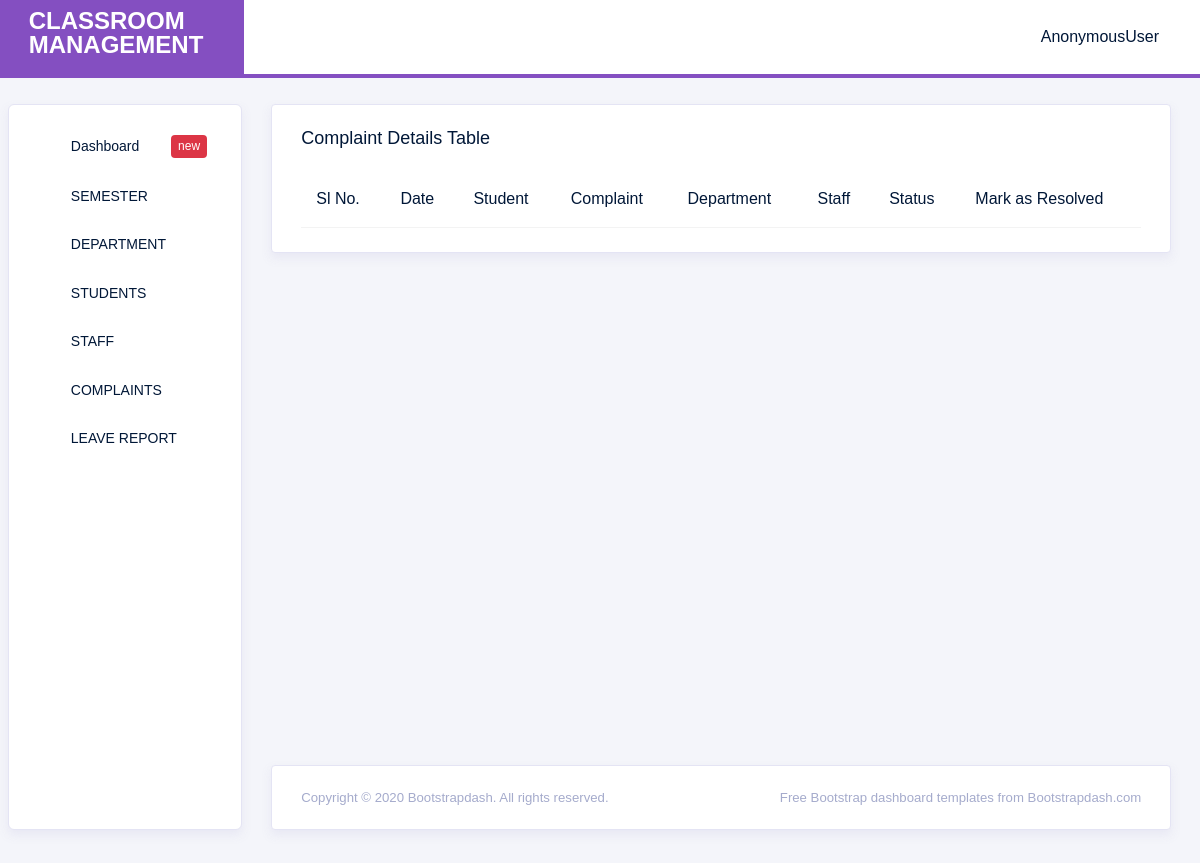
The app's page /complaint_view_for_admin, older data.
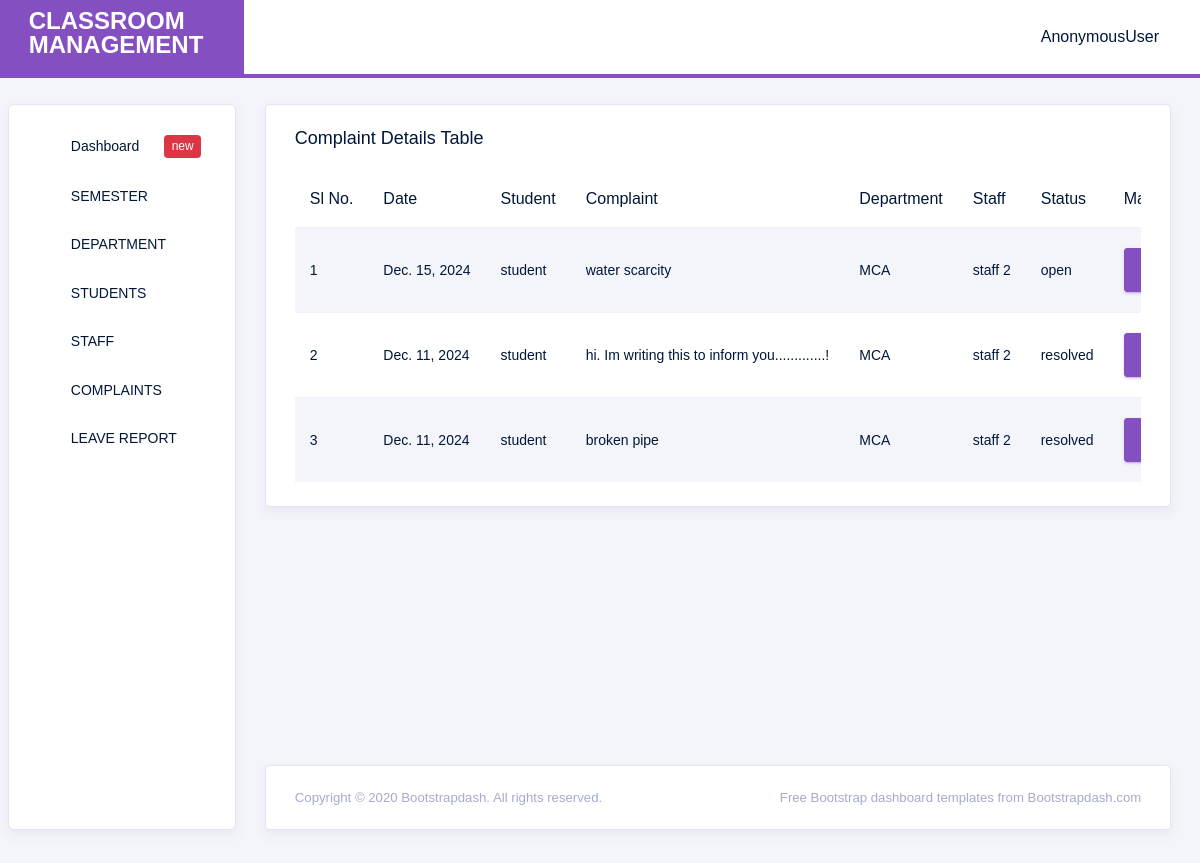
The same page, newer data.
### classroom_manager_app/models.py (models this page shows)
class Complaint(models.Model):
    complaint_text = models.TextField()
    status = models.CharField(
        choices=COMPLAINT_STATUS,
        default='open', max_length=10
    )
    division = models.ForeignKey(
        Division, on_delete=models.CASCADE,
        related_name='complaint'
    )
    student = models.ForeignKey(
        Student, on_delete=models.CASCADE,
        related_name='complaint'
    )
    staff = models.ForeignKey(Staff,
                              on_delete=models.CASCADE,
                              related_name='complaint')
    date = models.DateField(auto_now_add=True, null=True, blank=True)

class Student(models.Model):
    user = models.OneToOneField(CustomUser, on_delete=models.CASCADE,related_name='student',null=True,blank=True)
    name = models.CharField(max_length=100)
    contact = models.CharField(max_length=12, null=True, blank=True)
    parent_contact = models.CharField(max_length=12, null=True, blank=True)
    email = models.EmailField(null=True, blank=True)
    division = models.ForeignKey('Division',
                                 on_delete=models.CASCADE,
                                 related_name='student')
    def __str__(self) -> str:
        return self.name

class Division(models.Model):
    division = models.CharField(max_length=100)
    standard = models.ForeignKey(Standard, on_delete=models.CASCADE, related_name='division')
    staff = models.ForeignKey(Staff, on_delete=models.CASCADE, related_name='divisions')
    def __str__(self) -> str:
        return self.division

class Staff(models.Model):
    user = models.OneToOneField(CustomUser, on_delete=models.CASCADE,related_name='staffuser',null=True,blank=True)
    name = models.CharField(max_length=100)
    contact = models.CharField(max_length=12, null=True, blank=True)
    email = models.EmailField(null=True, blank=True)
    def __str__(self) -> str:
        return self.name

### classroom_manager_app/views.py (the view)
# urls.py: path('complaint_view_for_admin', views.complaint_view_for_admin, name='complaint_view_for_admin'),
def complaint_view_for_admin(request):
    complaint = Complaint.objects.all().order_by('-date')
    return render(request, 'complaint_view_for_admin.html', {'complaint': complaint})

### templates/complaint_view_for_admin.html (shortened to what this page needs)
{% extends 'admin_home.html' %}
{% load crispy_forms_tags %}
{% block content %}
<div class="col-lg-12 grid-margin stretch-card">
              <div class="card">
                <div class="card-body">
                  <h4 class="card-title">Complaint Details Table</h4>
                  <div class="table-responsive">
                    <table class="table table-striped">
                      <thead>
                        <tr>
                          <th>
                            Sl No.
                          </th>
                          <th>
                             Date
                          </th>
                          <th>
                            Student
                         </th>
                          <th>
                            Complaint
                         </th>
                         <th>
                          Department
                       </th>
                       <th>
                        Staff
                     </th>
                       <th>
                        Status
                     </th>
                          <th>
                           Mark as Resolved
                          </th>
                        </tr>
                      </thead>
                      <tbody>
                      {% for i in complaint %}
                        <tr>
                          <td>{{forloop.counter}}</td>
                          <td>{{i.date}}</td>
                          <td>{{i.student}}</td>
                          <td>{{i.complaint_text}}</td>
                          <td>{{i.division}}</td>
                          <td>{{i.staff}}</td>
                          <td>{{i.status}}</td>
                          <td><form method="post" action="{% url 'resolve_complaint_admin' i.id %}">
                            <button type="submit" class="btn btn-primary">
                          </button></form></td>
                          </tr>
                          {% endfor %}
                      </body>
{% endblock %}

Row changes from the older to the newer data that the page shows:
added Complaint: date "Dec. 15, 2024", student "student", complaint_text "water scarcity", division "MCA", staff "staff 2", status "open"
added Complaint: date "Dec. 11, 2024", student "student", complaint_text "hi. Im writing this to inform you.............!", division "MCA", staff "staff 2", status "resolved"
added Complaint: date "Dec. 11, 2024", student "student", complaint_text "broken pipe", division "MCA", staff "staff 2", status "resolved"
